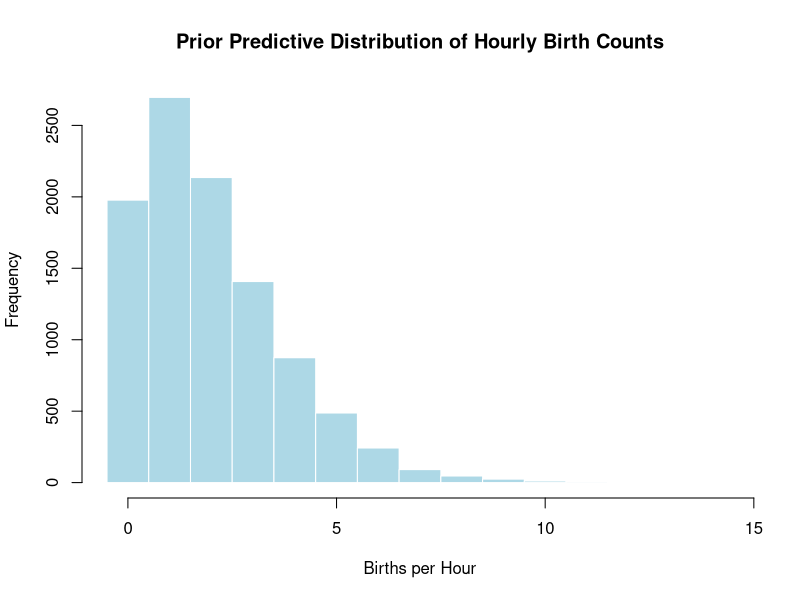
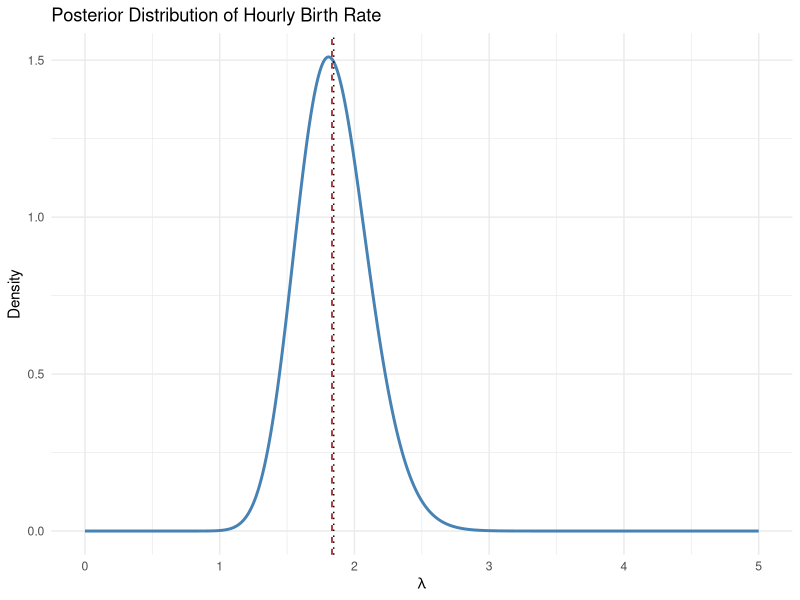
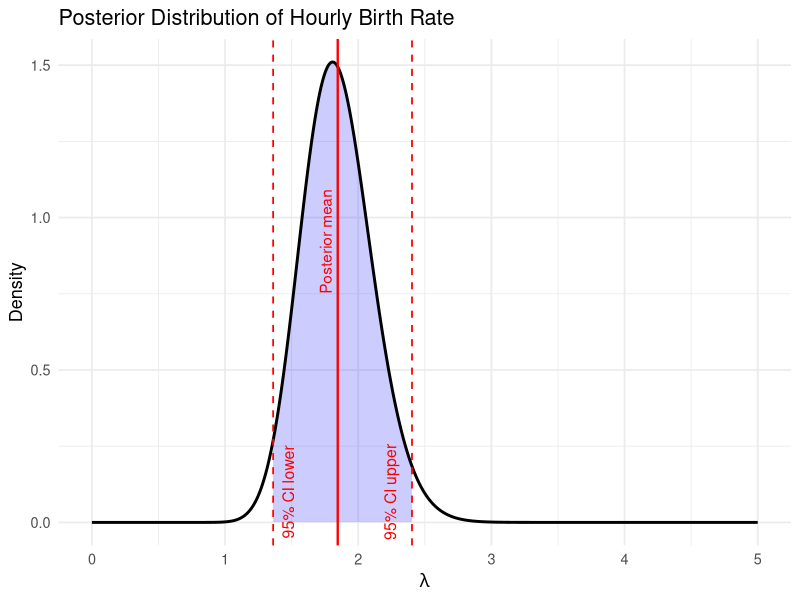

Write the R code that produced these figures, in order.
# -----------------------------
# Q1 Bayesian analysis of hourly birth rates
# -----------------------------

# Load in packages
library(ggplot2)

# Data
counts <- c(0, 1, 2, 3, 4)      # birth counts per hour category
freqs  <- c(3, 8, 6, 4, 3)      # number of hours with each count
y      <- rep(counts, freqs)    # expand to individual hourly observations

n <- length(y)
sum_y <- sum(y)

# Prior parameters (from moment matching)
alpha <- 4
beta  <- 2

# Simulate prior draws of lambda
lambda_prior <- rgamma(10000, shape = alpha, rate = beta)

# Simulate hourly birth counts from Poisson using prior lambdas
y_prior <- rpois(10000, lambda_prior)

# Summarise simulated counts
summary(y_prior)
table(y_prior)

# Visualise prior predictive distribution
hist(y_prior, breaks = 0:15 - 0.5, col = "lightblue", border = "white",
     main = "Prior Predictive Distribution of Hourly Birth Counts",
     xlab = "Births per Hour", ylab = "Frequency")

# Posterior parameters
alpha_post <- alpha + sum_y
beta_post  <- beta + n

# Posterior summaries
post_mean <- alpha_post / beta_post
post_var  <- alpha_post / beta_post^2
post_sd   <- sqrt(post_var)

# 95% credible interval (central)
ci_lower <- qgamma(0.025, shape = alpha_post, rate = beta_post)
ci_upper <- qgamma(0.975, shape = alpha_post, rate = beta_post)

# Frequentist estimate (MLE)
lambda_mle <- mean(y)

# Print results
posterior_summary <- data.frame(
  Statistic = c("Posterior mean", "Posterior SD", "95% CI lower", "95% CI upper", "MLE (freq.)"),
  Value = round(c(post_mean, post_sd, ci_lower, ci_upper, lambda_mle), 3)
)
print(posterior_summary)

# Plot posterior density
lambda_vals <- seq(0, 5, length.out = 1000)
posterior_density <- dgamma(lambda_vals, shape = alpha_post, rate = beta_post)
posterior_df <- data.frame(lambda_vals, posterior_density)

# Posterior dist with post_mean and MLE
ggplot(data.frame(lambda = lambda_vals, density = posterior_density),
       aes(x = lambda, y = density)) +
  geom_line(color = "steelblue", linewidth = 1) +
  geom_vline(xintercept = lambda_mle, linetype = "dashed", color = "darkred") +
  geom_vline(xintercept = post_mean, linetype = "dotted", color = "black") +
  labs(title = "Posterior Distribution of Hourly Birth Rate",
       x = expression(lambda), y = "Density") +
  theme_minimal()


# Posterior dist with credible interval
ggplot(data.frame(lambda_vals, posterior_density), aes(x = lambda_vals, y = posterior_density)) +
  geom_area(
    data = subset(posterior_df, lambda_vals >= ci_lower & lambda_vals <= ci_upper),
    aes(x = lambda_vals, y = posterior_density),
    fill = "blue", alpha = 0.2
  ) +
  geom_line(color = "black", size = 1) +
  geom_vline(xintercept = post_mean, color = "red", linetype = "solid", size = 0.8) +
  geom_vline(xintercept = c(ci_lower, ci_upper), color = "red", linetype = "dashed", size = 0.6) +
  annotate("text", x = post_mean, y = 0.75, label = expression(paste("Posterior mean")),
           color = "red", angle = 90, vjust = -0.5, hjust = 0) +
  annotate("text", x = ci_lower+0.05, y = 0.1, label = "95% CI lower", color = "red", angle = 90, vjust = 1.2, size = 4) +
  annotate("text", x = ci_upper-0.1, y = 0.1, label = "95% CI upper", color = "red", angle = 90, vjust = -0.2, size = 4) +
  labs(
    title = "Posterior Distribution of Hourly Birth Rate",
    x = expression(lambda),
    y = "Density"
  ) +
  theme_minimal(base_size = 13)

